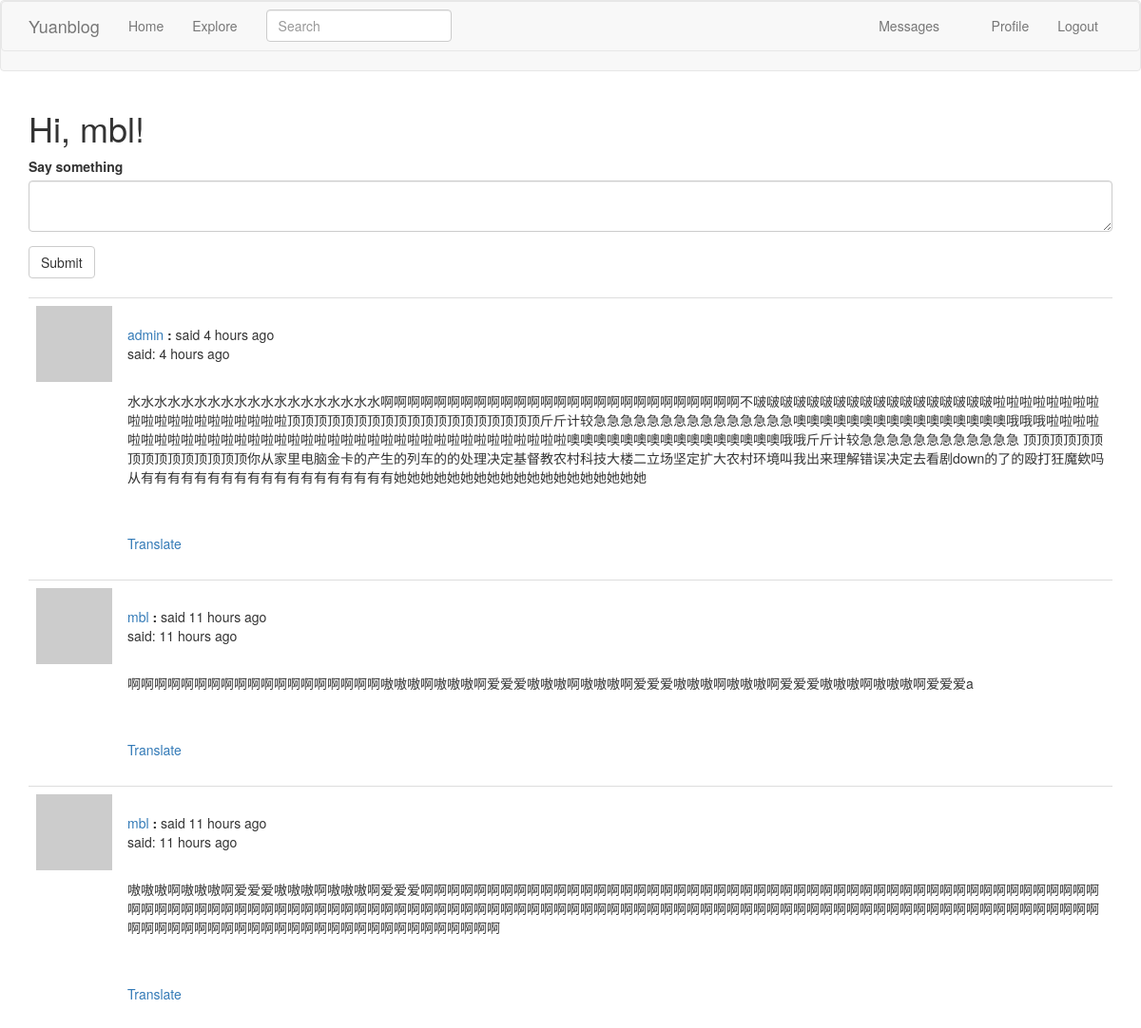
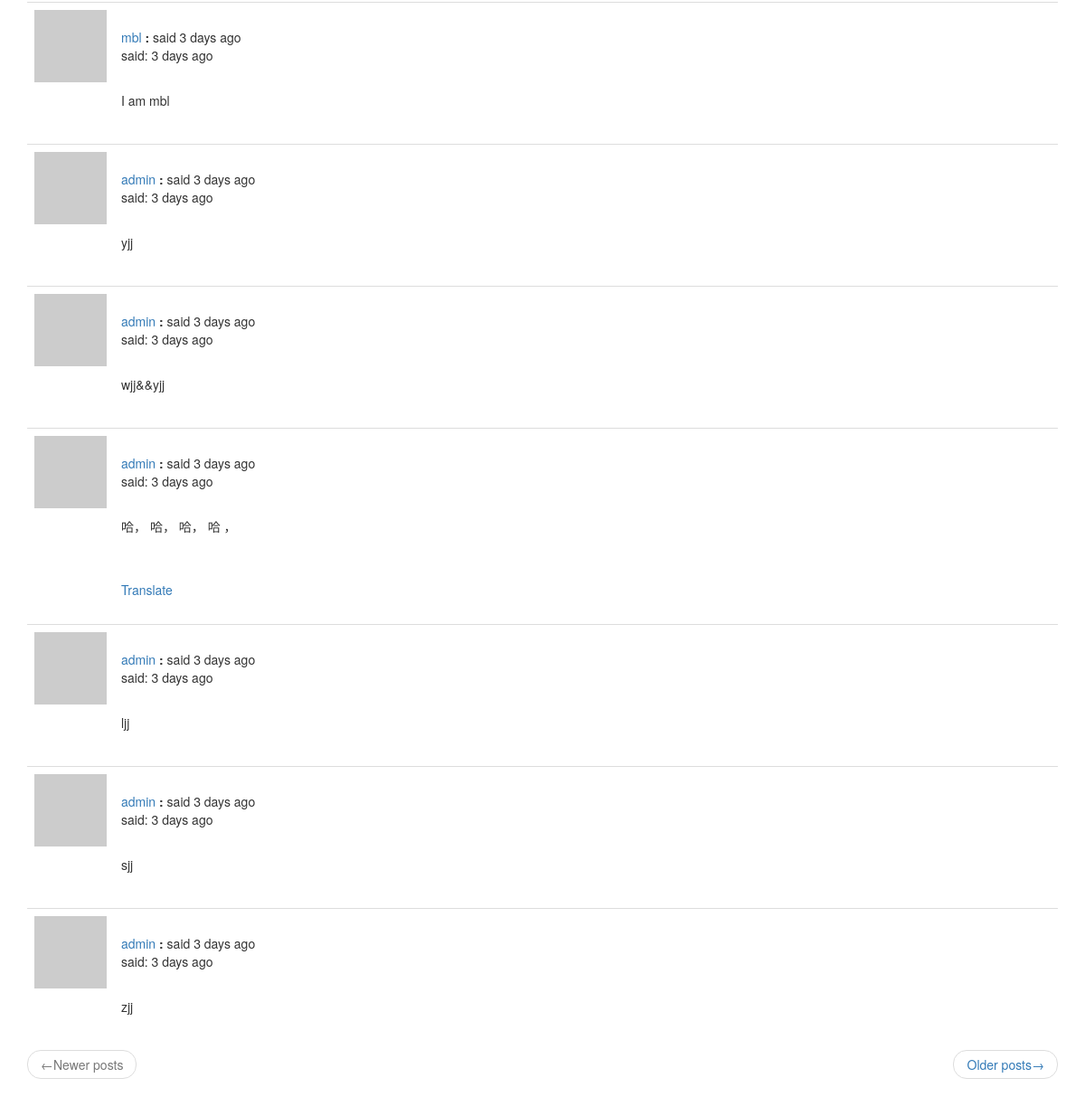
Page /index (signed in) on the committed database (2 pictures, top to bottom).
### app/models.py (models this page shows, shortened)
class PaginatedAPIMixin(object):
    @staticmethod
    def to_collection_dict(query, page, per_page, endpoint, **kwargs):
        resources = query.paginate(page, per_page, False)
        data = {
            'items': [item.to_dict() for item in resources.items],
            '_meta': {
                'page': page,
                'per_page': per_page,
                'total_pages': resources.pages,
                'total_items': resources.total
            },
            '_links': {
                'self': url_for(endpoint, page=page, per_page=per_page),
                'next': url_for(endpoint, page=page+1, per_page=per_page, **kwargs) if resources.has_next else None,
                'prev': url_for(endpoint, page=page - 1, per_page=per_page, **kwargs) if resources.has_prev else None
            }
        }
        return data

class User(PaginatedAPIMixin, UserMixin, db.Model):
    id = db.Column(db.Integer, primary_key=True)
    username = db.Column(db.String(64), index=True, unique=True)
    email = db.Column(db.String(128), index=True, unique=True)
    password_hash = db.Column(db.String(128))
    posts = db.relationship('Post', backref='author', lazy='dynamic')
    about_me = db.Column(db.String(140))
    last_date = db.Column(db.DateTime, default=datetime.utcnow)
    followed = db.relationship(
        'User', secondary=followers,
        primaryjoin=(followers.c.follower_id == id),
        secondaryjoin=(followers.c.followed_id == id),
        backref=db.backref('followers', lazy='dynamic'), lazy='dynamic')
    messages_sent = db.relationship('Message', foreign_keys='Message.sender_id',
                                    backref='author', lazy='dynamic')
    messages_received = db.relationship('Message', foreign_keys='Message.recipient_id',
                                        backref='recipient', lazy='dynamic')
    last_message_read_time = db.Column(db.DateTime)
    def new_messages(self):
        last_read_time = self.last_message_read_time or datetime(1900, 1, 1)
        return Message.query.filter_by(recipient=self).filter(Message.timestamp > last_read_time).count()
    def avatar(self, size):
        digest = hashlib.md5(self.email.lower().encode('utf-8')).hexdigest()
        return 'https://www.gravatar.com/avatar/{}?d=identicon&s={}'.format(digest, size)
    def followed_posts(self):
        followed = Post.query.join(
            followers, (followers.c.followed_id == Post.user_id)).filter(
            followers.c.follower_id == self.id)
        own = Post.query.filter_by(user_id=self.id)
        return followed.union(own).order_by(Post.timestamp.desc())

class SearchableMixin(object):
    @classmethod
    def before_commit(cls, session):
        session._changes = {
            'add': list(session.new),
            'update': list(session.dirty),
            'delete': list(session.deleted)
        }
    @classmethod
    def after_commit(cls, session):
        for obj in session._changes['add']:
            if isinstance(obj, SearchableMixin):
                add_to_index(obj.__tablename__, obj)
        for obj in session._changes['update']:
            if isinstance(obj, SearchableMixin):
                add_to_index(obj.__tablename__, obj)
        for obj in session._changes['delete']:
            if isinstance(obj, SearchableMixin):
                remove_from_index(obj.__tablename__, obj)
        session._changes = None

class Post(SearchableMixin, db.Model):
    __searchable__ = ['body']
    id = db.Column(db.Integer, primary_key=True)
    body = db.Column(db.String(140))
    timestamp = db.Column(db.DateTime, index=True, default=datetime.utcnow)
    user_id = db.Column(db.Integer, db.ForeignKey('user.id'))
    language = db.Column(db.String(5))

### app/main/routes.py (the view, shortened to what this page needs)
@bp.route('/', methods=['GET', 'POST'])
@bp.route('/index', methods=['GET', 'POST'])
@login_required
def index():
    form = PostForm()
    page = request.args.get('page', 1, type=int)
    posts = current_user.followed_posts().paginate(page, current_app.config['POSTS_PER_PAGE'], False)
    next_url = url_for('main.index', page=posts.next_num) \
        if posts.has_next else None
    prev_url = url_for('main.index', page=posts.prev_num) \
        if posts.has_prev else None
    return render_template('index.html', title='Home', form=form,
                           posts=posts.items, next_url=next_url,
                           prev_url=prev_url)

### app/main/forms.py
class SearchForm(FlaskForm):
    q = StringField(_l('Search'), validators=[DataRequired(), Length(min=0, max=140)])
    def __init__(self, *args, **kwargs):
        if 'formdata' not in kwargs:
            kwargs['formdata'] = request.args
        if 'csrf_enabled' not in kwargs:
            kwargs['csrf_enabled'] = False
        super(SearchForm, self).__init__(*args, **kwargs)

class PostForm(FlaskForm):
    post = TextAreaField(_l('Say something'), validators=[DataRequired(), Length(min=0, max=144)])
    submit = SubmitField(_l('Submit'))

### app/main/routes.py (called while the page is built)
@bp.before_app_request
def before_request():
    if current_user.is_authenticated:
        current_user.last_date = datetime.utcnow()
        db.session.commit()
        g.search_form = SearchForm()
    g.locale = str(get_locale())

### app/models.py (called while the page is built)
@login.user_loader
def load_user(id):
    return User.query.get(int(id))

### app/templates/index.html
{% extends "base.html" %}
{% import 'bootstrap/wtf.html' as wtf %}
{% block app_content %}
    <h1>{{ _('Hi, %(username)s!', username=current_user.username) }}</h1>
    {% if form %}
    {{ wtf.quick_form(form) }}
        <br>
    {% endif %}
    {% for post in posts %}
        {% include '_post.html' %}
    {% endfor %}
    <nav aria-label="...">
        <ul class="pager">
            <li class="previous{% if not prev_url %} disabled{% endif %}">
                <a href="{{ prev_url or '#'}}">
                    <span aria-hidden="true">&larr;</span>{{ _('Newer posts') }}
                </a>
            </li>
            <li class="next{% if not next_url %} disabled{% endif %}">
                <a href="{{ next_url or '#' }}">
                    {{ _('Older posts') }}<span aria-hidden="true">&rarr;</span>
                </a>
            </li>
        </ul>
    </nav>
{% endblock %}

### app/templates/base.html (shortened to what this page needs)
{% extends 'bootstrap/base.html' %}
{% block navbar %}
<nav class="navbar navbar-default">
 <nav class="navbar navbar-default">
        <div class="container">
            <div class="navbar-header">
                <a class="navbar-brand" href="{{ url_for('main.index') }}">Yuanblog</a>
            </div>
            <div class="collapse navbar-collapse" id="bs-example-navbar-collapse-1">
                <ul class="nav navbar-nav">
                    <li><a href="{{ url_for('main.index') }}">{{ _('Home') }}</a></li>
                    <li><a href="{{ url_for('main.explore') }}">{{ _('Explore') }}</a></li>
                </ul>
            {% if g.search_form %}
            <form class="navbar-form navbar-left" method="get" action="{{ url_for('main.search') }}">
                <div class="form-group">
                    {{ g.search_form.q(size=20, class='form-control', placeholder=g.search_form.q.label.text) }}
                </div>
            </form>
            {% endif %}
            <ul class="nav navbar-nav navbar-right">
                    {% if current_user.is_anonymous %}
                        <li><a href="{{ url_for('auth.login') }}">{{ _('Login') }}</a></li>
                    {% else %}
                        <li>
                        <a href="{{ url_for('main.messages') }}">{{ _('Messages') }}
                        {% set new_messages = current_user.new_messages() %}
                        </a>
                        </li>
                        <li><a href="{{ url_for('main.user', username=current_user.username) }}">{{ _('Profile') }}</a></li>
                        <li><a href="{{ url_for('auth.logout') }}">{{ _('Logout') }}</a></li>
                    {% endif %}
                </ul>
            </div>
        </div>
    </nav>
</nav>
{% endblock %}
{%  block content %}
    <div class="container">
    {% block app_content %}
    {% endblock %}
    </div>
{% endblock %}

### app/templates/_post.html (shortened to what this page needs)
<table class="table table-hover">
    <tr>
        <td width="70px">
            <a href="{{ url_for('main.user', username=post.author.username) }}">
                <img src="{{ post.author.avatar(70) }}">
            </a>
        </td>
        <td style="word-wrap: break-word">
            <br>
            {{ _('%(username)s said %(when)s', username=user_link, when=moment(post.timestamp).fromNow()) }}
            <p>{{ _('said:') }} {{ moment(post.timestamp).fromNow() }}</p>
            <br>
            <p>{{ post.body }}</p>
            {% if post.language and post.language !=g.locale %}
            <br><br>
                <span id="translation{{ post.id }}">
                    <a href="javascript:translate('#post{{ post.id }}', '#translation{{ post.id }}', '{{ post.language }}', '{{ g.locale }}');">{{ _('Translate') }}</a>
                </span>
            {% endif %}
        </td>
    </tr>
</table>

### rows in the picture
Post: timestamp "4 hours ago", body "水水水水水水水水水水水水水水水水水水水啊啊啊啊啊啊啊啊啊啊啊啊啊啊啊啊啊啊啊啊啊啊啊啊啊啊啊不啵啵啵啵啵啵啵啵啵啵啵啵啵啵啵啵啵啵啦啦啦啦啦啦啦啦啦啦啦啦啦啦啦啦啦啦啦啦顶顶顶顶顶顶顶顶顶顶顶顶顶顶顶顶顶顶顶斤斤计较急急急急急急急急急急急急急急急噢噢噢噢噢噢噢噢噢噢噢噢噢噢噢噢哦哦哦啦啦啦啦啦啦啦啦啦啦啦啦啦啦啦啦啦啦啦啦啦啦啦啦啦啦啦啦啦啦啦啦啦啦啦啦啦噢噢噢噢噢噢噢噢噢噢噢噢噢噢噢噢哦哦斤斤计较急急急急急急急急急急急急 顶顶顶顶顶顶顶顶顶顶顶顶顶顶顶你从家里电脑金卡的产生的列车的的处理决定基督教农村科技大楼二立场坚定扩大农村环境叫我出来理解错误决定去看剧down的了的殴打狂魔欸吗从有有有有有有有有有有有有有有有有有有有她她她她她她她她她她她她她她她她她她她"
Post: timestamp "11 hours ago", body "啊啊啊啊啊啊啊啊啊啊啊啊啊啊啊啊啊啊啊嗷嗷嗷啊嗷嗷嗷啊爱爱爱嗷嗷嗷啊嗷嗷嗷啊爱爱爱嗷嗷嗷啊嗷嗷嗷啊爱爱爱嗷嗷嗷啊嗷嗷嗷啊爱爱爱a"
Post: timestamp "11 hours ago", body "嗷嗷嗷啊嗷嗷嗷啊爱爱爱嗷嗷嗷啊嗷嗷嗷啊爱爱爱啊啊啊啊啊啊啊啊啊啊啊啊啊啊啊啊啊啊啊啊啊啊啊啊啊啊啊啊啊啊啊啊啊啊啊啊啊啊啊啊啊啊啊啊啊啊啊啊啊啊啊啊啊啊啊啊啊啊啊啊啊啊啊啊啊啊啊啊啊啊啊啊啊啊啊啊啊啊啊啊啊啊啊啊啊啊啊啊啊啊啊啊啊啊啊啊啊啊啊啊啊啊啊啊啊啊啊啊啊啊啊啊啊啊啊啊啊啊啊啊啊啊啊啊啊啊啊啊啊啊啊啊啊啊啊啊啊啊啊啊啊啊啊啊啊啊啊啊啊啊啊啊"
Post: timestamp "3 days ago", body "I am mbl"
Post: timestamp "3 days ago", body "yjj"
Post: timestamp "3 days ago", body "wjj&&yjj"
Post: timestamp "3 days ago", body "哈， 哈， 哈， 哈 ，"
Post: timestamp "3 days ago", body "ljj"
Post: timestamp "3 days ago", body "sjj"
Post: timestamp "3 days ago", body "zjj"
